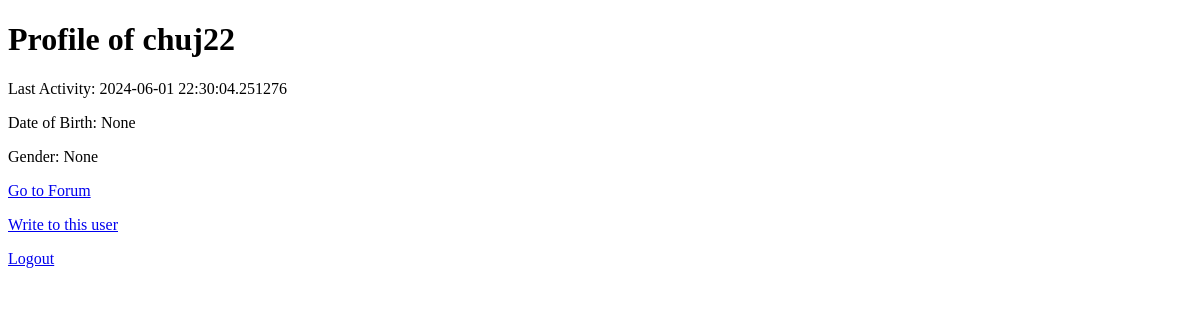
Page /profile/chuj22 on the earlier database version.
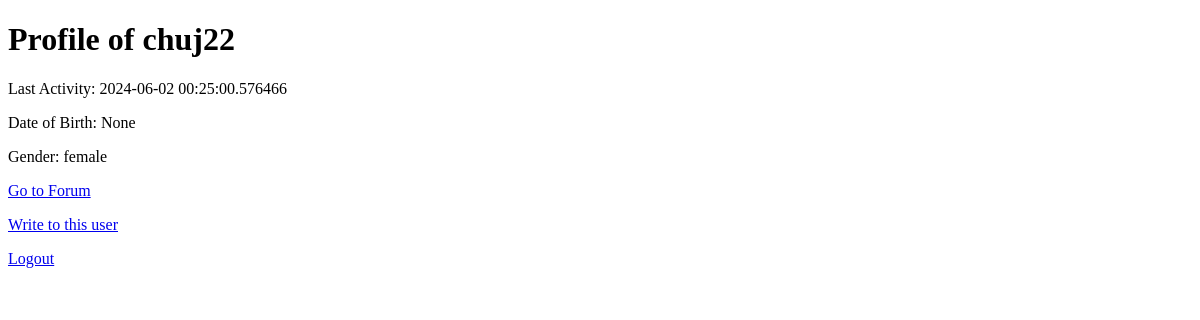
Same page on the later database version.
### app.py (models this page shows, shortened)
class User(db.Model):
    id = db.Column(db.Integer, primary_key=True)
    username = db.Column(db.String(80), unique=True, nullable=False)
    password = db.Column(db.String(120), nullable=False)
    is_active = db.Column(db.Boolean, default=True)
    last_activity = db.Column(db.DateTime, default=datetime.utcnow)
    birthdate = db.Column(db.Date, nullable=True)
    gender = db.Column(db.String(10), nullable=True)

### app.py (the view, shortened to what this page needs)
@app.route('/profile/<username>', methods=['GET', 'POST'])
def profile(username):
    user = User.query.filter_by(username=username).first()
    if not user:
        return "User not found", 404
    is_owner = session.get('username') == username
    name_incorrect = False
    return render_template('profile.html', user=user, is_owner=is_owner, name_incorrect=name_incorrect, my_name=session.get('username'))

### app.py (called while the page is built)
@app.before_request
def update_last_activity():
    if 'username' in session:
        user = User.query.filter_by(username=session['username']).first()
        if user:
            user.last_activity = datetime.utcnow()
            db.session.commit()

### templates/profile.html (shortened to what this page needs)
<!DOCTYPE html>
<html>
<head>
</head>
<body>
    <h1>Profile of {{ user.username }}</h1>
    <p>Last Activity: {{ user.last_activity }}</p>
    <p>Date of Birth: {{ user.birthdate }}</p>
    <p>Gender: {{ user.gender }}</p>
    <p><a href="{{ url_for('forum') }}">Go to Forum</a></p>
    {% if not is_owner %}
    <p><a href="{{ url_for('chat_priv', username1=user.username, username2=my_name) }}">Write to this user</a></p>
    {% endif %}
    <p><a href="{{ url_for('logout') }}">Logout</a></p>
</body>
</html>

Differences in the rows shown:
changed User "chuj22": last_activity "2024-06-01 22:30:04.251276" → "2024-06-02 00:25:00.576466"; gender "None" → "female"
